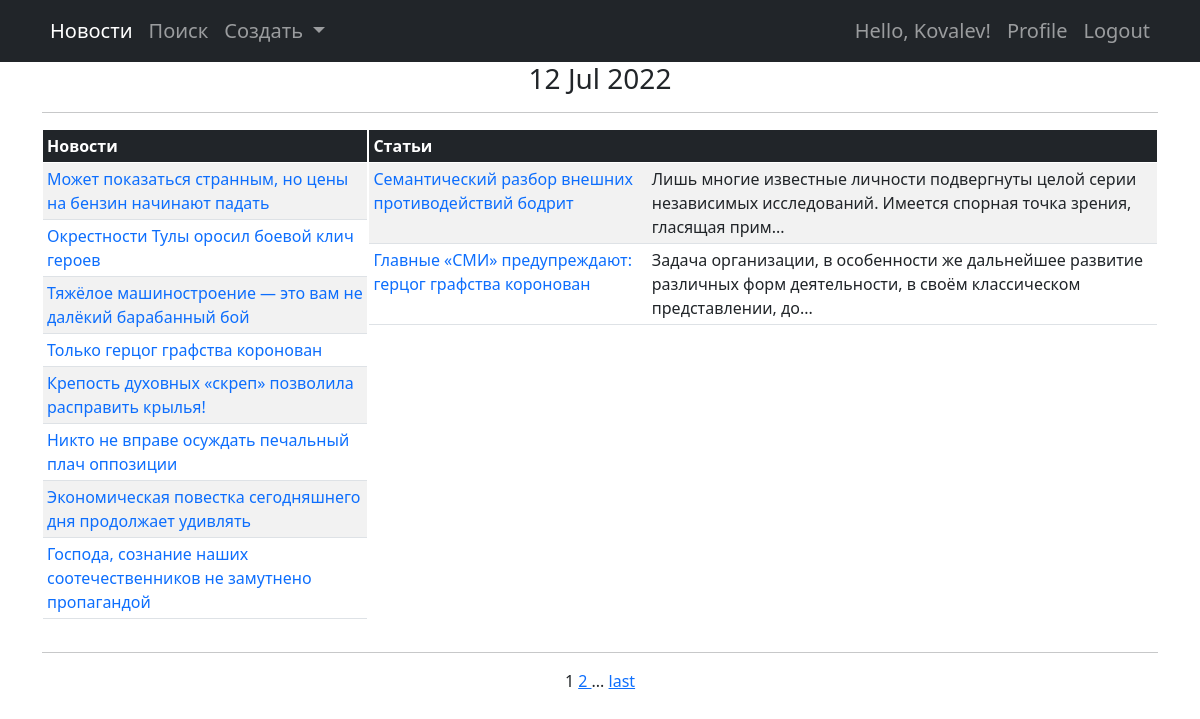
The app's page /news/ (signed in) with its own data.
### news/models.py (models this page shows, shortened)
class Post(models.Model):
    author = models.ForeignKey(Author, on_delete=models.CASCADE, null=False)
    isNews = models.BooleanField(default=True)
    time_in = models.DateTimeField(auto_now_add=True)
    category = models.ManyToManyField(Category, through='PostCategory', null=False)
    title = models.CharField(max_length=255, null=False)
    text = models.TextField(null=False)
    rating = models.IntegerField(default=0)
    def preview(self):
        return self.text[:124] + '...'

### news/views.py (the view)
# urls.py: path('', cache_page(60)(PostListView.as_view()), name='post_list_url'),
class PostListView(PermissionRequiredMixin, ListView):
    permission_required = ('news.view_post',)
    model = Post
    ordering = '-time_in'
    template_name = 'news/post_main.html'
    context_object_name = 'post_list'
    paginate_by = 10
    def get_context_data(self, **kwargs):
        context = super().get_context_data(**kwargs)
        context['section'] = 'news'
        return context

### news/templatetags/custom_tags.py (called while the page is built)
@register.simple_tag()
def current_time_tag(format_string='%d %b %Y'):
    return datetime.utcnow().strftime(format_string)

@register.simple_tag(takes_context=True)
def url_replace_tag(context, **kwargs):
    d = context['request'].GET.copy()
    for k, v in kwargs.items():
        d[k] = v
    return d.urlencode()

### templates/news/post_main.html (shortened to what this page needs)
{% extends 'flatpages/default.html' %}
{% load custom_filters %}
{% load custom_tags %}
{% block content_title %}<h3>{% current_time_tag '%d %b %Y' %}</h3><hr>{% endblock content_title %}
{% block content %}
    {% if post_list %}
        <table>
        <tr>
            <td valign="top">
               <table class="table table-striped table-sm">
                   <thead class="table-dark"><tr><th>Новости</th></tr></thead>
                   <tbody>
                   {% for post in post_list %}
                       {% if post.isNews %}
                           <tr><td>
                               <a style="text-decoration: none" href="/news/{{ post.id }}/view/">{{ post.title }}</a>
                           </td></tr>
                       {% endif %}
                   {% endfor %}
                   </tbody>
               </table>
            </td>
            <td valign="top">
               <table class="table table-striped table-sm">
                   <thead class="table-dark"><tr><th>Статьи</th><th></th></tr></thead>
                   <tbody>
                   {% for post in post_list %}
                       {% if not post.isNews %}
                           <tr>
                               <td><a style="text-decoration: none" href="/news/{{ post.id }}/view/">{{ post.title }}</a></td>
                               <td>{{ post.preview }}</td>
                           </tr>
                       {% endif %}
                   {% endfor %}
                   </tbody>
               </table>
            </td>
        </tr>
        </table>
    {% else %}
        <h2>Новостей нет!</h2>
    {% endif %}
{% endblock %}
{% block paging %}
<div>
    <hr>
    {{ page_obj.number }}
    {% if page_obj.has_next %}
        <a href="?{% url_replace_tag page=page_obj.next_page_number %}">
            {% if page_obj.next_page_number == page_obj.paginator.num_pages %}
                last
            {% else %}
                {{ page_obj.next_page_number }}
            {% endif %}
        </a>
        {% if paginator.num_pages != page_obj.next_page_number %}
            ...
            <a href="?{% url_replace_tag page=page_obj.paginator.num_pages %}">
                last
            </a>
        {% endif %}
    {% endif %}
</div>
{% endblock paging %}

### templates/flatpages/default.html (shortened to what this page needs)
{% load custom_tags %}
<!DOCTYPE html>
<html lang="en">
    <head>
        {% load static %}
        <link href="{% static 'css/styles.css' %}" rel="stylesheet" />
    </head>
    <body>
        <nav class="navbar navbar-expand-lg navbar-dark bg-dark">
            <div class="container" align="center">
                {% block navbar_left %}
                    <ul class="navbar-nav ms-auto mb-2 mb-lg-0">
                        <li class="nav_item">
                            <a class="nav-link {% if section == 'news' %}active{% endif %}" href="/news/">
                                Новости
                            </a>
                        </li>
                        <li class="nav_item">
                            <a class="nav-link {% if section == 'search' %}active{% endif %}" href="/news/search/">
                                Поиск
                            </a>
                        </li>
                        <li class="nav-item dropdown">
                            <a class="nav-link dropdown-toggle {% if section == 'create' %}active{% endif %}"
                                id="navbarDropdown"
                                href="#"
                                role="button"
                                data-bs-toggle="dropdown"
                                aria-expanded="false">
                                    Создать
                            </a>
                        </li>
                    </ul>
                {% endblock navbar_left %}
                <div class="collapse navbar-collapse" id="navbarSupportedContent">
                    <ul class="navbar-nav ms-auto mb-2 mb-lg-0">
                        {% if request.user.is_authenticated %}
                            <li class="nav_item">
                                <a class="nav-link">
                                    Hello, {{ request.user.username }}!
                                </a>
                            </li>
                            <li class="nav_item">
                                <a class="nav-link {% if section == 'profile' %}active{% endif %}" href="{% url "profile_url" %}">
                                    Profile
                                </a>
                            </li>
                            <li class="nav_item">
                                <a class="nav-link" href="{% url "logout_url" %}">
                                    Logout
                                </a>
                            </li>
                        {% else %}
                            <li class="nav_item">
                                <a class="nav-link {% if request.path != '/logout/' %}active{% endif %}" href="{% url "login_url" %}">
                                    Log-in
                                </a>
                            </li>
                        {% endif %}
                    </ul>
                </div>
            </div>
        </nav>
        <div class="container" align="center">
            <div align="center">
                {% block content_title %}
                {% endblock content_title %}
            </div>
            {% block content %}{% endblock content %}
            {% block paging %}
            {% endblock paging %}
        </div>
    </body>
</html>

### records on screen
Post: title "Может показаться странным, но цены на бензин начинают падать"
Post: title "Окрестности Тулы оросил боевой клич героев"
Post: title "Тяжёлое машиностроение — это вам не далёкий барабанный бой"
Post: title "Только герцог графства коронован"
Post: title "Крепость духовных «скреп» позволила расправить крылья!"
Post: title "Никто не вправе осуждать печальный плач оппозиции"
Post: title "Экономическая повестка сегодняшнего дня продолжает удивлять"
Post: title "Господа, сознание наших соотечественников не замутнено пропагандой"
Post: title "Семантический разбор внешних противодействий бодрит", preview "Лишь многие известные личности подвергнуты целой серии независимых исследований. Имеется спорная точка зрения, гласящая прим..."
Post: title "Главные «СМИ» предупреждают: герцог графства коронован", preview "Задача организации, в особенности же дальнейшее развитие различных форм деятельности, в своём классическом представлении, до..."

### other values on screen
{{ request.user.username }} "Kovalev"
{{ page_obj.number }} "1"
{{ page_obj.next_page_number }} "2"
